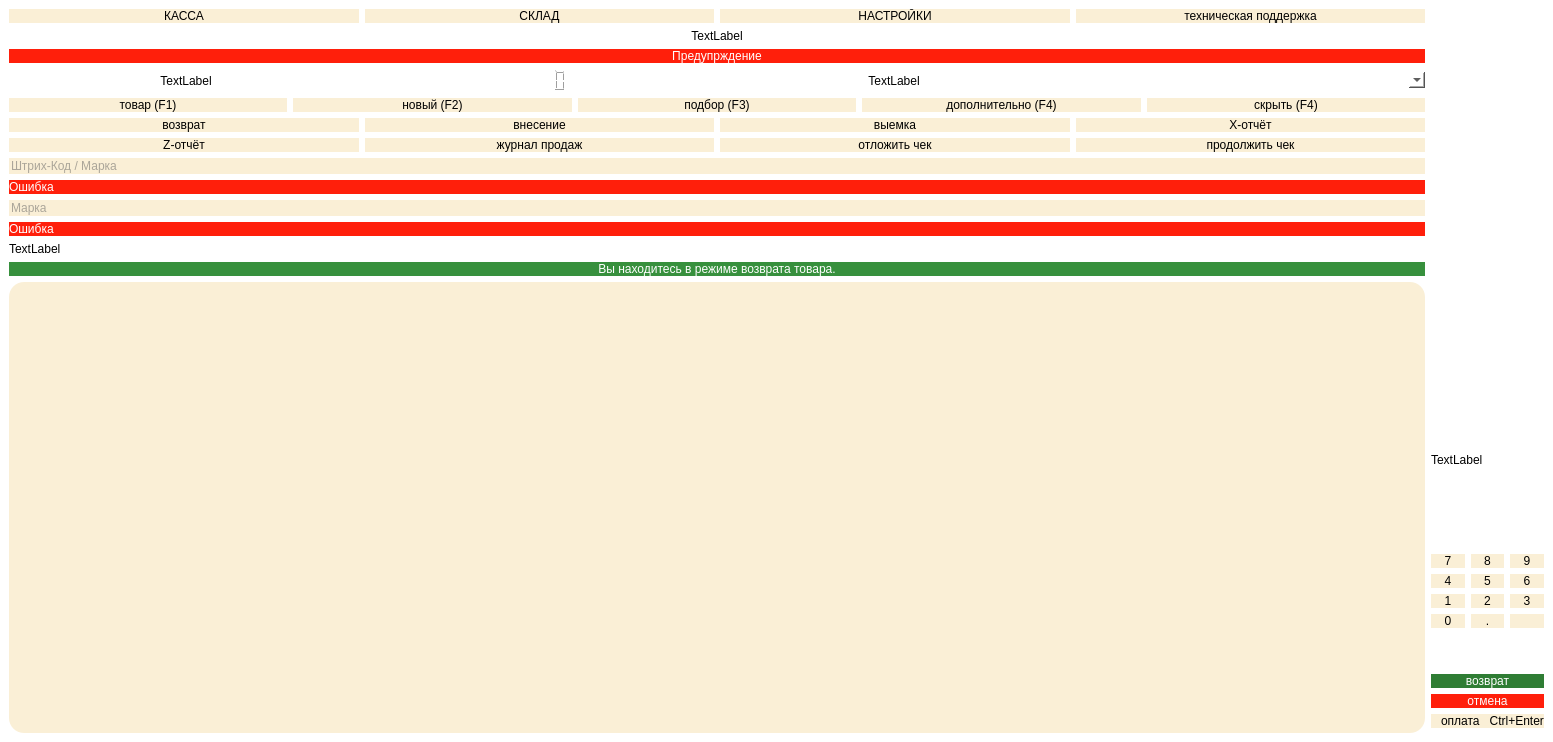
<?xml version="1.0" encoding="UTF-8"?>
<ui version="4.0">
 <class>MainWindow</class>
 <widget class="QMainWindow" name="MainWindow">
  <property name="geometry">
   <rect>
    <x>0</x>
    <y>0</y>
    <width>1553</width>
    <height>742</height>
   </rect>
  </property>
  <property name="windowTitle">
   <string>MainWindow</string>
  </property>
  <property name="styleSheet">
   <string notr="true">background-color: rgb(255, 255, 255)</string>
  </property>
  <widget class="QWidget" name="centralwidget">
   <layout class="QHBoxLayout" name="horizontalLayout_7">
    <item>
     <layout class="QHBoxLayout" name="horizontalLayout_6">
      <item>
       <layout class="QVBoxLayout" name="verticalLayout">
        <item>
         <layout class="QHBoxLayout" name="horizontalLayout_3">
          <item>
           <widget class="QPushButton" name="pushButton">
            <property name="styleSheet">
             <string notr="true">QPushButton:hover {background-color: rgb(236, 226, 203); font: 18pt &quot;Microsoft YaHei&quot;;border-radius: 15px;} 
QPushButton:!hover {background-color: rgb(250, 239, 214); font:18pt &quot;Microsoft YaHei&quot;;border-radius: 15px} 

</string>
            </property>
            <property name="text">
             <string>КАССА</string>
            </property>
           </widget>
          </item>
          <item>
           <widget class="QPushButton" name="pushButton_2">
            <property name="styleSheet">
             <string notr="true">QPushButton:hover {background-color: rgb(236, 226, 203); font: 18pt &quot;Microsoft YaHei&quot;;border-radius: 15px;} 
QPushButton:!hover {background-color: rgb(250, 239, 214); font:18pt &quot;Microsoft YaHei&quot;;border-radius: 15px} 
</string>
            </property>
            <property name="text">
             <string>СКЛАД</string>
            </property>
           </widget>
          </item>
          <item>
           <widget class="QPushButton" name="pushButton_3">
            <property name="styleSheet">
             <string notr="true">QPushButton:hover {background-color: rgb(236, 226, 203); font: 18pt &quot;Microsoft YaHei&quot;;border-radius: 15px;} 
QPushButton:!hover {background-color: rgb(250, 239, 214); font:18pt &quot;Microsoft YaHei&quot;;border-radius: 15px} 
</string>
            </property>
            <property name="text">
             <string>НАСТРОЙКИ</string>
            </property>
           </widget>
          </item>
          <item>
           <widget class="QPushButton" name="pushButton_4">
            <property name="styleSheet">
             <string notr="true">QPushButton:hover {background-color: rgb(236, 226, 203); font: 18pt &quot;Microsoft YaHei&quot;;border-radius: 15px;} 
QPushButton:!hover {background-color: rgb(250, 239, 214); font:18pt &quot;Microsoft YaHei&quot;;border-radius: 15px} 
</string>
            </property>
            <property name="text">
             <string>техническая поддержка</string>
            </property>
           </widget>
          </item>
         </layout>
        </item>
        <item>
         <widget class="QLabel" name="label">
          <property name="styleSheet">
           <string notr="true">font: 12pt &quot;Microsoft YaHei&quot;;</string>
          </property>
          <property name="text">
           <string>TextLabel</string>
          </property>
          <property name="alignment">
           <set>Qt::AlignCenter</set>
          </property>
         </widget>
        </item>
        <item>
         <widget class="QLabel" name="label_9">
          <property name="styleSheet">
           <string notr="true">font: 22pt &quot;Microsoft YaHei&quot;;
background-color: rgb(255, 31, 11);
border-radius: 15px;
color: rgb(255, 255, 255)</string>
          </property>
          <property name="text">
           <string>Предупрждение</string>
          </property>
          <property name="alignment">
           <set>Qt::AlignCenter</set>
          </property>
         </widget>
        </item>
        <item>
         <layout class="QHBoxLayout" name="horizontalLayout">
          <property name="spacing">
           <number>0</number>
          </property>
          <item>
           <widget class="QLabel" name="label_2">
            <property name="styleSheet">
             <string notr="true">font: 24pt &quot;Microsoft YaHei&quot;;</string>
            </property>
            <property name="text">
             <string>TextLabel</string>
            </property>
            <property name="alignment">
             <set>Qt::AlignCenter</set>
            </property>
           </widget>
          </item>
          <item>
           <widget class="QLCDNumber" name="lcdNumber">
            <property name="layoutDirection">
             <enum>Qt::LeftToRight</enum>
            </property>
            <property name="styleSheet">
             <string notr="true">font: 24pt &quot;Microsoft YaHei&quot;;
border-radius: 15px</string>
            </property>
           </widget>
          </item>
          <item>
           <widget class="QLabel" name="label_3">
            <property name="styleSheet">
             <string notr="true">font: 24pt &quot;Microsoft YaHei&quot;;</string>
            </property>
            <property name="text">
             <string>TextLabel</string>
            </property>
            <property name="alignment">
             <set>Qt::AlignCenter</set>
            </property>
           </widget>
          </item>
          <item>
           <widget class="QComboBox" name="comboBox">
            <property name="styleSheet">
             <string notr="true">font: 24pt &quot;Microsoft YaHei&quot;;
border-radius: 15px</string>
            </property>
           </widget>
          </item>
         </layout>
        </item>
        <item>
         <layout class="QHBoxLayout" name="horizontalLayout_2">
          <item>
           <widget class="QPushButton" name="pushButton_5">
            <property name="styleSheet">
             <string notr="true">QPushButton:hover {background-color: rgb(236, 226, 203); font: 18pt &quot;Microsoft YaHei&quot;;border-radius: 15px;} 
QPushButton:!hover {background-color: rgb(250, 239, 214); font: 18pt &quot;Microsoft YaHei&quot;;border-radius: 15px} 

</string>
            </property>
            <property name="text">
             <string>товар (F1)</string>
            </property>
            <property name="icon">
             <iconset>
              <normaloff>order.png</normaloff>order.png</iconset>
            </property>
            <property name="iconSize">
             <size>
              <width>30</width>
              <height>30</height>
             </size>
            </property>
            <property name="shortcut">
             <string>F1</string>
            </property>
           </widget>
          </item>
          <item>
           <widget class="QPushButton" name="pushButton_6">
            <property name="styleSheet">
             <string notr="true">QPushButton:hover {background-color: rgb(236, 226, 203); font: 18pt &quot;Microsoft YaHei&quot;;border-radius: 15px;} 
QPushButton:!hover {background-color: rgb(250, 239, 214); font: 18pt &quot;Microsoft YaHei&quot;;border-radius: 15px} 

</string>
            </property>
            <property name="text">
             <string>новый (F2)</string>
            </property>
            <property name="icon">
             <iconset>
              <normaloff>add-file.png</normaloff>add-file.png</iconset>
            </property>
            <property name="iconSize">
             <size>
              <width>30</width>
              <height>30</height>
             </size>
            </property>
            <property name="shortcut">
             <string>F2</string>
            </property>
           </widget>
          </item>
          <item>
           <widget class="QPushButton" name="pushButton_7">
            <property name="styleSheet">
             <string notr="true">QPushButton:hover {background-color: rgb(236, 226, 203); font: 18pt &quot;Microsoft YaHei&quot;;border-radius: 15px;} 
QPushButton:!hover {background-color: rgb(250, 239, 214); font: 18pt &quot;Microsoft YaHei&quot;;border-radius: 15px} 


</string>
            </property>
            <property name="text">
             <string>подбор (F3)</string>
            </property>
            <property name="icon">
             <iconset>
              <normaloff>carrot.png</normaloff>carrot.png</iconset>
            </property>
            <property name="iconSize">
             <size>
              <width>30</width>
              <height>30</height>
             </size>
            </property>
            <property name="shortcut">
             <string>F3</string>
            </property>
           </widget>
          </item>
          <item>
           <widget class="QPushButton" name="pushButton_8">
            <property name="cursor">
             <cursorShape>OpenHandCursor</cursorShape>
            </property>
            <property name="styleSheet">
             <string notr="true">QPushButton:hover {background-color: rgb(236, 226, 203); font: 18pt &quot;Microsoft YaHei&quot;;border-radius: 15px;} 
QPushButton:!hover {background-color: rgb(250, 239, 214); font: 18pt &quot;Microsoft YaHei&quot;;border-radius: 15px} 

</string>
            </property>
            <property name="text">
             <string>дополнительно (F4)</string>
            </property>
            <property name="icon">
             <iconset>
              <normaloff>down-chevron.png</normaloff>down-chevron.png</iconset>
            </property>
            <property name="iconSize">
             <size>
              <width>30</width>
              <height>30</height>
             </size>
            </property>
            <property name="shortcut">
             <string>F4</string>
            </property>
           </widget>
          </item>
          <item>
           <widget class="QPushButton" name="pushButton_9">
            <property name="cursor">
             <cursorShape>OpenHandCursor</cursorShape>
            </property>
            <property name="styleSheet">
             <string notr="true">QPushButton:hover {background-color: rgb(236, 226, 203); font: 18pt &quot;Microsoft YaHei&quot;;border-radius: 15px;} 
QPushButton:!hover {background-color: rgb(250, 239, 214); font: 18pt &quot;Microsoft YaHei&quot;;border-radius: 15px} 

</string>
            </property>
            <property name="text">
             <string>скрыть (F4)</string>
            </property>
            <property name="icon">
             <iconset>
              <normaloff>vverh.png</normaloff>vverh.png</iconset>
            </property>
            <property name="iconSize">
             <size>
              <width>30</width>
              <height>30</height>
             </size>
            </property>
            <property name="shortcut">
             <string>F4</string>
            </property>
           </widget>
          </item>
         </layout>
        </item>
        <item>
         <layout class="QHBoxLayout" name="horizontalLayout_4">
          <item>
           <widget class="QPushButton" name="pushButton_25">
            <property name="styleSheet">
             <string notr="true">QPushButton:hover {background-color: rgb(236, 226, 203); font: 18pt &quot;Microsoft YaHei&quot;;border-radius: 15px;} 
QPushButton:!hover {background-color: rgb(250, 239, 214); font: 18pt &quot;Microsoft YaHei&quot;;border-radius: 15px} 

</string>
            </property>
            <property name="text">
             <string>возврат</string>
            </property>
           </widget>
          </item>
          <item>
           <widget class="QPushButton" name="pushButton_24">
            <property name="styleSheet">
             <string notr="true">QPushButton:hover {background-color: rgb(236, 226, 203); font: 18pt &quot;Microsoft YaHei&quot;;border-radius: 15px;} 
QPushButton:!hover {background-color: rgb(250, 239, 214); font: 18pt &quot;Microsoft YaHei&quot;;border-radius: 15px} 

</string>
            </property>
            <property name="text">
             <string>внесение</string>
            </property>
           </widget>
          </item>
          <item>
           <widget class="QPushButton" name="pushButton_26">
            <property name="styleSheet">
             <string notr="true">QPushButton:hover {background-color: rgb(236, 226, 203); font: 18pt &quot;Microsoft YaHei&quot;;border-radius: 15px;} 
QPushButton:!hover {background-color: rgb(250, 239, 214); font: 18pt &quot;Microsoft YaHei&quot;;border-radius: 15px} 

</string>
            </property>
            <property name="text">
             <string>выемка</string>
            </property>
           </widget>
          </item>
          <item>
           <widget class="QPushButton" name="pushButton_27">
            <property name="styleSheet">
             <string notr="true">QPushButton:hover {background-color: rgb(236, 226, 203); font: 18pt &quot;Microsoft YaHei&quot;;border-radius: 15px;} 
QPushButton:!hover {background-color: rgb(250, 239, 214); font: 18pt &quot;Microsoft YaHei&quot;;border-radius: 15px} 



</string>
            </property>
            <property name="text">
             <string>X-отчёт</string>
            </property>
           </widget>
          </item>
         </layout>
        </item>
        <item>
         <layout class="QHBoxLayout" name="horizontalLayout_5">
          <item>
           <widget class="QPushButton" name="pushButton_28">
            <property name="styleSheet">
             <string notr="true">QPushButton:hover {background-color: rgb(236, 226, 203); font: 18pt &quot;Microsoft YaHei&quot;;border-radius: 15px;} 
QPushButton:!hover {background-color: rgb(250, 239, 214); font: 18pt &quot;Microsoft YaHei&quot;;border-radius: 15px} 


</string>
            </property>
            <property name="text">
             <string>Z-отчёт</string>
            </property>
           </widget>
          </item>
          <item>
           <widget class="QPushButton" name="pushButton_29">
            <property name="styleSheet">
             <string notr="true">QPushButton:hover {background-color: rgb(236, 226, 203); font: 18pt &quot;Microsoft YaHei&quot;;border-radius: 15px;} 
QPushButton:!hover {background-color: rgb(250, 239, 214); font: 18pt &quot;Microsoft YaHei&quot;;border-radius: 15px} 

</string>
            </property>
            <property name="text">
             <string>журнал продаж</string>
            </property>
           </widget>
          </item>
          <item>
           <widget class="QPushButton" name="pushButton_30">
            <property name="styleSheet">
             <string notr="true">QPushButton:hover {background-color: rgb(236, 226, 203); font: 18pt &quot;Microsoft YaHei&quot;;border-radius: 15px;} 
QPushButton:!hover {background-color: rgb(250, 239, 214); font: 18pt &quot;Microsoft YaHei&quot;;border-radius: 15px} 

</string>
            </property>
            <property name="text">
             <string>отложить чек</string>
            </property>
           </widget>
          </item>
          <item>
           <widget class="QPushButton" name="pushButton_31">
            <property name="styleSheet">
             <string notr="true">QPushButton:hover {background-color: rgb(236, 226, 203); font: 18pt &quot;Microsoft YaHei&quot;;border-radius: 15px;} 
QPushButton:!hover {background-color: rgb(250, 239, 214); font: 18pt &quot;Microsoft YaHei&quot;;border-radius: 15px} 

</string>
            </property>
            <property name="text">
             <string>продолжить чек</string>
            </property>
           </widget>
          </item>
         </layout>
        </item>
        <item>
         <layout class="QVBoxLayout" name="verticalLayout_2">
          <item>
           <widget class="QLineEdit" name="lineEdit">
            <property name="styleSheet">
             <string notr="true">font: 18pt &quot;Microsoft YaHei&quot;;
background-color:  rgb(250, 239, 214);
border-radius: 15px;
color: rgb(91, 91, 91)</string>
            </property>
            <property name="text">
             <string/>
            </property>
            <property name="maxLength">
             <number>200</number>
            </property>
            <property name="placeholderText">
             <string>Штрих-Код / Марка</string>
            </property>
           </widget>
          </item>
          <item>
           <widget class="QLabel" name="label_7">
            <property name="styleSheet">
             <string notr="true">font: 22pt &quot;Microsoft YaHei&quot;;
background-color: rgb(255, 31, 11);
border-radius: 15px;
color: rgb(255, 255, 255)
</string>
            </property>
            <property name="text">
             <string>Ошибка</string>
            </property>
           </widget>
          </item>
          <item>
           <widget class="QLineEdit" name="lineEdit_2">
            <property name="styleSheet">
             <string notr="true">font: 18pt &quot;Microsoft YaHei&quot;;
background-color:  rgb(250, 239, 214);
border-radius: 15px;
color: rgb(91, 91, 91)</string>
            </property>
            <property name="text">
             <string/>
            </property>
            <property name="maxLength">
             <number>200</number>
            </property>
            <property name="placeholderText">
             <string>Марка</string>
            </property>
           </widget>
          </item>
          <item>
           <widget class="QLabel" name="label_8">
            <property name="styleSheet">
             <string notr="true">font: 22pt &quot;Microsoft YaHei&quot;;
background-color: rgb(255, 31, 11);
border-radius: 15px;
color: rgb(255, 255, 255)</string>
            </property>
            <property name="text">
             <string>Ошибка</string>
            </property>
           </widget>
          </item>
         </layout>
        </item>
        <item>
         <widget class="QLabel" name="label_4">
          <property name="styleSheet">
           <string notr="true">font: 24pt &quot;Microsoft YaHei&quot;;</string>
          </property>
          <property name="text">
           <string>TextLabel</string>
          </property>
         </widget>
        </item>
        <item>
         <widget class="QLabel" name="label_6">
          <property name="styleSheet">
           <string notr="true">font: 22pt &quot;Microsoft YaHei&quot;;
background-color: rgb(55, 144, 61);
border-radius: 15px;
color: rgb(255, 255, 255)</string>
          </property>
          <property name="text">
           <string>Вы находитесь в режиме возврата товара.</string>
          </property>
          <property name="alignment">
           <set>Qt::AlignCenter</set>
          </property>
         </widget>
        </item>
        <item>
         <widget class="QTableWidget" name="tableWidget">
          <property name="minimumSize">
           <size>
            <width>0</width>
            <height>0</height>
           </size>
          </property>
          <property name="styleSheet">
           <string notr="true">font: 16pt &quot;Microsoft YaHei&quot;;
background-color:  rgb(250, 239, 214);
border-radius: 15px</string>
          </property>
         </widget>
        </item>
       </layout>
      </item>
      <item>
       <layout class="QVBoxLayout" name="verticalLayout_3">
        <property name="bottomMargin">
         <number>5</number>
        </property>
        <item>
         <widget class="QLabel" name="label_21">
          <property name="text">
           <string/>
          </property>
         </widget>
        </item>
        <item>
         <layout class="QVBoxLayout" name="verticalLayout_4">
          <item>
           <widget class="QLabel" name="label_22">
            <property name="text">
             <string/>
            </property>
           </widget>
          </item>
         </layout>
        </item>
        <item>
         <widget class="QLabel" name="label_5">
          <property name="styleSheet">
           <string notr="true">font: 34pt &quot;Microsoft YaHei&quot;;</string>
          </property>
          <property name="text">
           <string>TextLabel</string>
          </property>
         </widget>
        </item>
        <item>
         <layout class="QGridLayout" name="gridLayout_2">
          <property name="bottomMargin">
           <number>40</number>
          </property>
          <item row="0" column="1">
           <widget class="QPushButton" name="pushButton_11">
            <property name="cursor">
             <cursorShape>ArrowCursor</cursorShape>
            </property>
            <property name="focusPolicy">
             <enum>Qt::NoFocus</enum>
            </property>
            <property name="styleSheet">
             <string notr="true">QPushButton:hover {background-color: rgb(236, 226, 203); font: 24pt &quot;Microsoft YaHei&quot;;border-radius: 15px;} 
QPushButton:!hover {background-color: rgb(250, 239, 214); font:24pt &quot;Microsoft YaHei&quot;;border-radius: 15px} 
</string>
            </property>
            <property name="text">
             <string>8</string>
            </property>
           </widget>
          </item>
          <item row="2" column="0">
           <widget class="QPushButton" name="pushButton_12">
            <property name="cursor">
             <cursorShape>ArrowCursor</cursorShape>
            </property>
            <property name="focusPolicy">
             <enum>Qt::NoFocus</enum>
            </property>
            <property name="styleSheet">
             <string notr="true">QPushButton:hover {background-color: rgb(236, 226, 203); font: 24pt &quot;Microsoft YaHei&quot;;border-radius: 15px;} 
QPushButton:!hover {background-color: rgb(250, 239, 214); font:24pt &quot;Microsoft YaHei&quot;;border-radius: 15px} 
</string>
            </property>
            <property name="text">
             <string>1</string>
            </property>
           </widget>
          </item>
          <item row="0" column="2">
           <widget class="QPushButton" name="pushButton_14">
            <property name="cursor">
             <cursorShape>ArrowCursor</cursorShape>
            </property>
            <property name="focusPolicy">
             <enum>Qt::NoFocus</enum>
            </property>
            <property name="styleSheet">
             <string notr="true">QPushButton:hover {background-color: rgb(236, 226, 203); font: 24pt &quot;Microsoft YaHei&quot;;border-radius: 15px;} 
QPushButton:!hover {background-color: rgb(250, 239, 214); font:24pt &quot;Microsoft YaHei&quot;;border-radius: 15px} 
</string>
            </property>
            <property name="text">
             <string>9</string>
            </property>
           </widget>
          </item>
          <item row="1" column="0">
           <widget class="QPushButton" name="pushButton_13">
            <property name="cursor">
             <cursorShape>ArrowCursor</cursorShape>
            </property>
            <property name="focusPolicy">
             <enum>Qt::NoFocus</enum>
            </property>
            <property name="styleSheet">
             <string notr="true">QPushButton:hover {background-color: rgb(236, 226, 203); font: 24pt &quot;Microsoft YaHei&quot;;border-radius: 15px;} 
QPushButton:!hover {background-color: rgb(250, 239, 214); font:24pt &quot;Microsoft YaHei&quot;;border-radius: 15px} 
</string>
            </property>
            <property name="text">
             <string>4</string>
            </property>
           </widget>
          </item>
          <item row="1" column="1">
           <widget class="QPushButton" name="pushButton_15">
            <property name="cursor">
             <cursorShape>ArrowCursor</cursorShape>
            </property>
            <property name="focusPolicy">
             <enum>Qt::NoFocus</enum>
            </property>
            <property name="styleSheet">
             <string notr="true">QPushButton:hover {background-color: rgb(236, 226, 203); font: 24pt &quot;Microsoft YaHei&quot;;border-radius: 15px;} 
QPushButton:!hover {background-color: rgb(250, 239, 214); font:24pt &quot;Microsoft YaHei&quot;;border-radius: 15px} 
</string>
            </property>
            <property name="text">
             <string>5</string>
            </property>
           </widget>
          </item>
          <item row="1" column="2">
           <widget class="QPushButton" name="pushButton_16">
            <property name="cursor">
             <cursorShape>ArrowCursor</cursorShape>
            </property>
            <property name="focusPolicy">
             <enum>Qt::NoFocus</enum>
            </property>
            <property name="styleSheet">
             <string notr="true">QPushButton:hover {background-color: rgb(236, 226, 203); font: 24pt &quot;Microsoft YaHei&quot;;border-radius: 15px;} 
QPushButton:!hover {background-color: rgb(250, 239, 214); font:24pt &quot;Microsoft YaHei&quot;;border-radius: 15px} 
</string>
            </property>
            <property name="text">
             <string>6</string>
            </property>
           </widget>
          </item>
          <item row="0" column="0">
           <widget class="QPushButton" name="pushButton_17">
            <property name="cursor">
             <cursorShape>ArrowCursor</cursorShape>
            </property>
            <property name="focusPolicy">
             <enum>Qt::NoFocus</enum>
            </property>
            <property name="styleSheet">
             <string notr="true">QPushButton:hover {background-color: rgb(236, 226, 203); font: 24pt &quot;Microsoft YaHei&quot;;border-radius: 15px;} 
QPushButton:!hover {background-color: rgb(250, 239, 214); font:24pt &quot;Microsoft YaHei&quot;;border-radius: 15px} 
</string>
            </property>
            <property name="text">
             <string>7</string>
            </property>
           </widget>
          </item>
          <item row="2" column="1">
           <widget class="QPushButton" name="pushButton_18">
            <property name="cursor">
             <cursorShape>ArrowCursor</cursorShape>
            </property>
            <property name="focusPolicy">
             <enum>Qt::NoFocus</enum>
            </property>
            <property name="styleSheet">
             <string notr="true">QPushButton:hover {background-color: rgb(236, 226, 203); font: 24pt &quot;Microsoft YaHei&quot;;border-radius: 15px;} 
QPushButton:!hover {background-color: rgb(250, 239, 214); font:24pt &quot;Microsoft YaHei&quot;;border-radius: 15px} 
</string>
            </property>
            <property name="text">
             <string>2</string>
            </property>
           </widget>
          </item>
          <item row="2" column="2">
           <widget class="QPushButton" name="pushButton_19">
            <property name="cursor">
             <cursorShape>ArrowCursor</cursorShape>
            </property>
            <property name="focusPolicy">
             <enum>Qt::NoFocus</enum>
            </property>
            <property name="styleSheet">
             <string notr="true">QPushButton:hover {background-color: rgb(236, 226, 203); font: 24pt &quot;Microsoft YaHei&quot;;border-radius: 15px;} 
QPushButton:!hover {background-color: rgb(250, 239, 214); font:24pt &quot;Microsoft YaHei&quot;;border-radius: 15px} 
</string>
            </property>
            <property name="text">
             <string>3</string>
            </property>
           </widget>
          </item>
          <item row="3" column="0">
           <widget class="QPushButton" name="pushButton_20">
            <property name="cursor">
             <cursorShape>ArrowCursor</cursorShape>
            </property>
            <property name="focusPolicy">
             <enum>Qt::NoFocus</enum>
            </property>
            <property name="styleSheet">
             <string notr="true">QPushButton:hover {background-color: rgb(236, 226, 203); font: 24pt &quot;Microsoft YaHei&quot;;border-radius: 15px;} 
QPushButton:!hover {background-color: rgb(250, 239, 214); font:24pt &quot;Microsoft YaHei&quot;;border-radius: 15px} 
</string>
            </property>
            <property name="text">
             <string>0</string>
            </property>
           </widget>
          </item>
          <item row="3" column="1">
           <widget class="QPushButton" name="pushButton_21">
            <property name="cursor">
             <cursorShape>ArrowCursor</cursorShape>
            </property>
            <property name="focusPolicy">
             <enum>Qt::NoFocus</enum>
            </property>
            <property name="styleSheet">
             <string notr="true">QPushButton:hover {background-color: rgb(236, 226, 203); font: 24pt &quot;Microsoft YaHei&quot;;border-radius: 15px;} 
QPushButton:!hover {background-color: rgb(250, 239, 214); font:24pt &quot;Microsoft YaHei&quot;;border-radius: 15px} 
</string>
            </property>
            <property name="text">
             <string>.</string>
            </property>
           </widget>
          </item>
          <item row="3" column="2">
           <widget class="QPushButton" name="pushButton_22">
            <property name="cursor">
             <cursorShape>ArrowCursor</cursorShape>
            </property>
            <property name="focusPolicy">
             <enum>Qt::NoFocus</enum>
            </property>
            <property name="styleSheet">
             <string notr="true">QPushButton:hover {background-color: rgb(236, 226, 203); font: 24pt &quot;Microsoft YaHei&quot;;border-radius: 15px;} 
QPushButton:!hover {background-color: rgb(250, 239, 214); font:24pt &quot;Microsoft YaHei&quot;;border-radius: 15px} 
</string>
            </property>
            <property name="text">
             <string/>
            </property>
            <property name="icon">
             <iconset>
              <normaloff>back-arrow.png</normaloff>back-arrow.png</iconset>
            </property>
            <property name="iconSize">
             <size>
              <width>40</width>
              <height>40</height>
             </size>
            </property>
           </widget>
          </item>
         </layout>
        </item>
        <item>
         <widget class="QPushButton" name="pushButton_32">
          <property name="styleSheet">
           <string notr="true">QPushButton:hover {color: rgb(255, 255, 255);background-color:rgb(55, 144, 61); font: 26pt &quot;Microsoft YaHei&quot;;border-radius: 15px;} 
QPushButton:!hover {color: rgb(255, 255, 255);background-color:rgb(47, 125, 52); font:26pt &quot;Microsoft YaHei&quot;;border-radius: 15px} 
</string>
          </property>
          <property name="text">
           <string>    возврат    </string>
          </property>
         </widget>
        </item>
        <item>
         <widget class="QPushButton" name="pushButton_10">
          <property name="styleSheet">
           <string notr="true">QPushButton:hover {color: rgb(252, 252, 252);background-color: rgb(225, 24, 9); font: 26pt &quot;Microsoft YaHei&quot;;border-radius: 15px;} 
QPushButton:!hover {color: rgb(252, 252, 252);background-color:rgb(255, 31, 11); font:26pt &quot;Microsoft YaHei&quot;;border-radius: 15px} 
</string>
          </property>
          <property name="text">
           <string>    отмена    </string>
          </property>
         </widget>
        </item>
        <item>
         <widget class="QPushButton" name="pushButton_23">
          <property name="cursor">
           <cursorShape>ArrowCursor</cursorShape>
          </property>
          <property name="styleSheet">
           <string notr="true">QPushButton:hover {background-color: rgb(236, 226, 203); font: 26pt &quot;Microsoft YaHei&quot;;border-radius: 15px;} 
QPushButton:!hover {background-color: rgb(250, 239, 214); font:26pt &quot;Microsoft YaHei&quot;;border-radius: 15px} 
</string>
          </property>
          <property name="text">
           <string>   оплата   Ctrl+Enter</string>
          </property>
          <property name="icon">
           <iconset>
            <normaloff>ruble.png</normaloff>ruble.png</iconset>
          </property>
          <property name="iconSize">
           <size>
            <width>60</width>
            <height>60</height>
           </size>
          </property>
          <property name="shortcut">
           <string>Ctrl+Return</string>
          </property>
         </widget>
        </item>
       </layout>
      </item>
     </layout>
    </item>
   </layout>
  </widget>
 </widget>
 <resources/>
 <connections/>
</ui>
